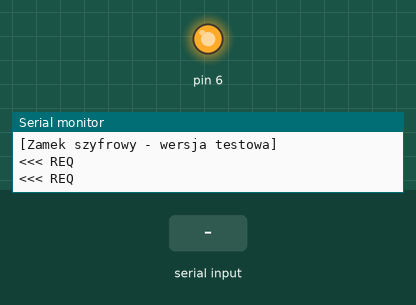
Recording of a sketch running on a simulated Arduino Uno, built for the host (arithmetic inside an expression is 32-bit, double 64-bit). On the bench: output pins drawn as LEDs (lit = HIGH), the last lines printed to the serial monitor. The test bench sets the inputs (shaded band).

Above: at 1.2 s.
1.3 s: "1" received over the second serial link
At 3.5 s:
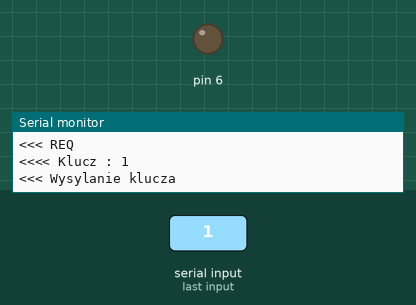
3.8 s: "0" received over the second serial link
6.8 s: "2" received over the second serial link
Timing chart, 0 to 11.8 s (numbered marks = the images above; inputs shaded):
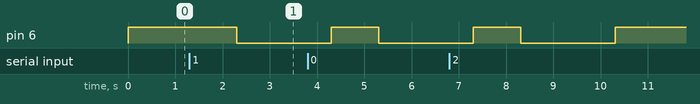

Measured:
- after the input at 1.3 s, pin 6: HIGH → LOW after 1.0 s

The sketch:

zamek-koniec.ino
```cpp
#include <EtherCard.h>
#include <SoftwareSerial.h>

SoftwareSerial mySerial(4, 5); // RX, TX

static byte mymac[] = { 0x74,0x69,0x69,0x2D,0x30,0x31 };

byte Ethernet::buffer[1000];
static uint32_t timer;
String klucz, adres;


const char website[] PROGMEM = "zamek-utp.cba.pl";

// called when the client request is complete
static void my_callback (byte status, word off, word len) {
  Serial.println("Odpowiedz z serwera");
  Serial.println("=================");
  Ethernet::buffer[off+900] = 0;
  Serial.print((const char*) Ethernet::buffer + off);
  Serial.println("...");
}

static void wyslij()
{
  ether.packetLoop(ether.packetReceive());

  if ((millis() > timer) && (klucz != "") ) {
    char * msg[20];
    klucz.toCharArray(*msg, 20);
    timer = millis() + 1000;
    Serial.println();
    Serial.println("<<< Wysylanie klucza");

    if(klucz=" x(¨ ")
     {
      ether.browseUrl(PSTR("/interface/display.php?key=123"), "", website, my_callback);
      digitalWrite(6,LOW);
      delay(2000);
      digitalWrite(6, HIGH);
     }
    klucz="";
  }
}


static void wyswietl()
{
  ether.packetLoop(ether.packetReceive());

  if (millis() > timer){
    timer = millis() + 1000;
    Serial.println();
    Serial.println("<<< REQ ");
    ether.browseUrl(PSTR("/interface/display.txt"), "",  website, my_callback);
  }
}


static void rfid()
{
  if (mySerial.available())
  {
      klucz = (mySerial.readString());
      Serial.print("<<<< Klucz : ");
      Serial.println(klucz);
  }
}

void setup () {
  mySerial.begin(4800);

  Serial.begin(57600);
  Serial.println(F("\n[Zamek szyfrowy - wersja testowa]"));

  pinMode(6, OUTPUT);
  digitalWrite(6, HIGH);

  if (ether.begin(sizeof Ethernet::buffer, mymac) == 0)
    Serial.println(F("Failed to access Ethernet controller"));
  if (!ether.dhcpSetup())
    Serial.println(F("DHCP failed"));

  ether.printIp("IP:  ", ether.myip);
  ether.printIp("GW:  ", ether.gwip);
  ether.printIp("DNS: ", ether.dnsip);

  if (!ether.dnsLookup(website))
    Serial.println("DNS failed");


  ether.printIp("SERWER: ", ether.hisip);
}

void loop () {
rfid();
wyslij();
wyswietl();

//while(1){};

}
```
